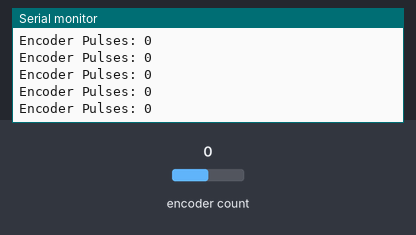
Simulated run of this sketch. Board: ESP32. Shown: the last lines printed to the serial monitor. The inputs (shaded band) are chosen by the test bench; at power-on: encoder count 0.

Above: at 1.2 s.
1.3 s: encoder count set to 1
At 1.31 s:
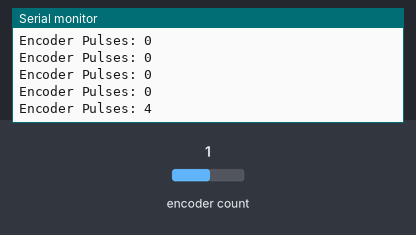
2.8 s: encoder count set to 2
At 2.81 s:
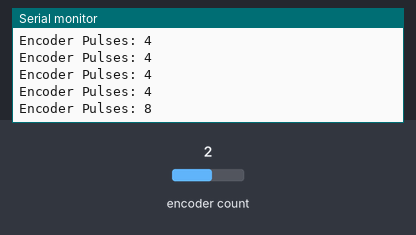
Timing chart, 0 to 5.8 s (numbered marks = the images above; inputs shaded):
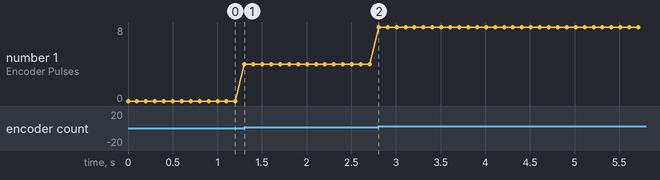

The sketch:

setEncoderPulseDCMotor.ino
```cpp
#include <Encoder.h>
// #include <L298N.h>

// #define IN1 25
// #define IN2 26
// #define ENA 27

#define ENCODER_PIN_A 34
#define ENCODER_PIN_B 35

// #define ENCODER_PPR 400

// L298N motor(IN1, IN2, ENA);
Encoder motorEncoder(ENCODER_PIN_A, ENCODER_PIN_B);

void setup() {
  Serial.begin(115200);
}

void loop() {
  long pulses = motorEncoder.read();
  Serial.print("Encoder Pulses: ");
  Serial.println(pulses);
  delay(100);
}

//kasi pusing motor manual and read the pulses value, change di ENCODER_PPR based on what you like
```

Measured:
- after the input at 1.3 s, the serial monitor: prints a new line at once (image 1)
- after the input at 2.8 s, the serial monitor: prints a new line at once (image 2)
- plotted number 1: 0 → 4 after the input at 1.3 s, 4 → 8 after the input at 2.8 s
